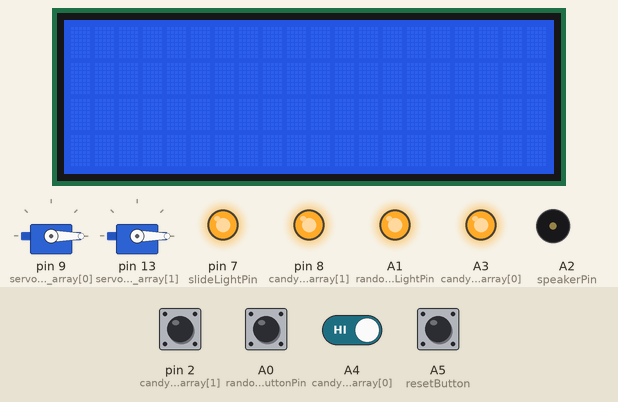
Recording of a program running on a simulated Arduino Nano, built with avr-gcc and run on an emulated ATmega328P. Parts: 2 × servo, 20×4 character LCD, output pins drawn as LEDs (lit = HIGH), buzzer (waves = sounding). The test bench sets the inputs (shaded band); at power-on: A0 (randomButtonPin), A4 (candy_button_pins_array[0]), A5 (resetButton), pin 2 (candy_button_pins_array[1]) HIGH. Random numbers use the default seed unless the program sets one; EEPROM starts erased.

Above: at 4.3 s.
4.4 s: pin 2 (candy_button_pins_array[1]) pulled LOW for 0.15 s
At 5.4 s:
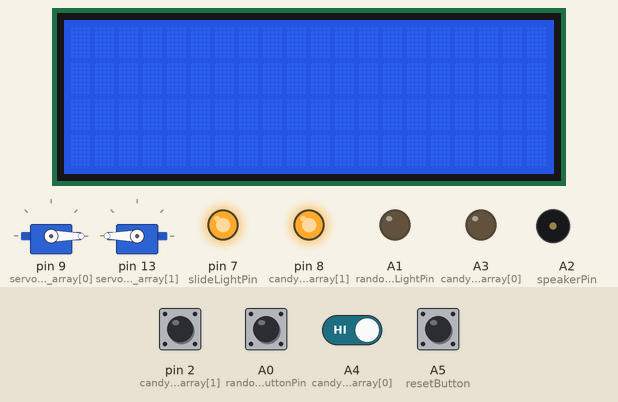
At 7.5 s:
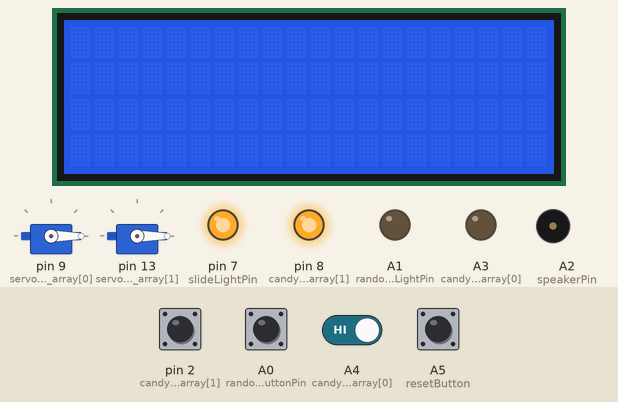
8.7 s: A4 (candy_button_pins_array[0]) driven LOW
At 11.3 s:
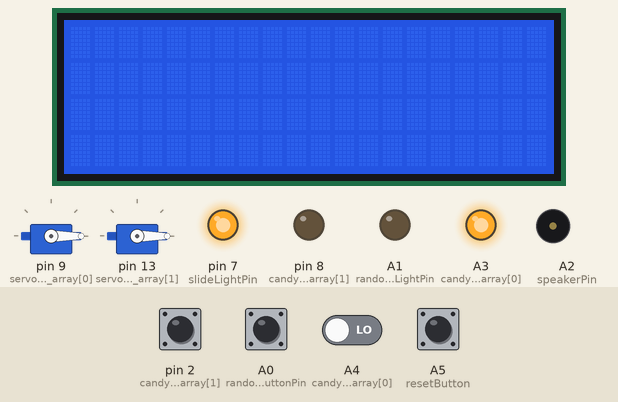
Timing chart, 0 to 11.8 s (numbered marks = the images above; inputs shaded):
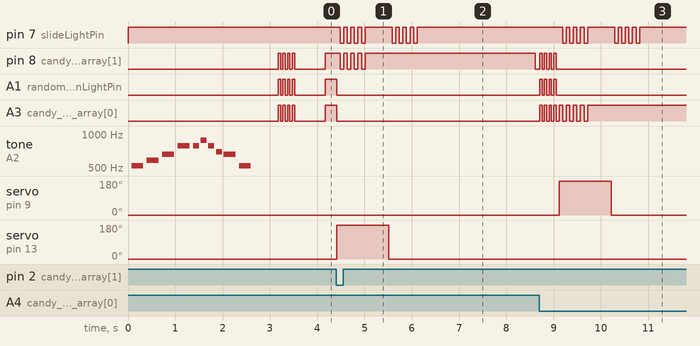

Measured:
- after the input at 4.4 s, pin 7 (slideLightPin): goes 3 × (LOW 0.08 s, HIGH 0.08 s), LOW 0.08 s, HIGH 0.58 s, 3 × (LOW 0.08 s, HIGH 0.08 s), LOW 0.08 s, then HIGH, starting after 0.09 s; servo on pin 13 (servos_pins_array[1]): 0° → 180° at once, → 0° 1.1 s later
- after the input at 8.7 s, pin 7 (slideLightPin): goes 3 × (LOW 0.08 s, HIGH 0.08 s), LOW 0.08 s, HIGH 0.58 s, 3 × (LOW 0.08 s, HIGH 0.08 s), LOW 0.08 s, then HIGH, starting after 0.49 s; servo on pin 9 (servos_pins_array[0]): 0° → 180° after 0.42 s, → 0° 1.1 s later

The program:

main.cpp
```cpp
#include <Arduino.h>
#include <LiquidCrystal.h>
#include <Servo.h>
#include <Wire.h>
#include <eepromhelper.h>
#include <lcdhelper.h>
#include <light_sound_helper.h>

// Servo myTopservo; // create servo object to control a servo

bool ALLOW_SERIAL = false;
int resetButton = A5;
int slideLightPin = 7;

// to add more candy chutes, only need to change this section
Servo servos_array[] = { Servo(), Servo() };
int servos_pins_array[] = { 9, 13 };
int candy_button_pins_array[] = { A4, 2 };
int candy_light_pins_array[] = { A3, 8 };
int candy_given_count_array[] = { 0, 0 };
const int NUMBER_CANDYCHUTES = 2;
String candy_names_array[] = { "Smarties", "Coffee Crisp" };
// end chutes

int randomButtonPin = A0;
int randomButtonLightPin = A1;
int randomButtonPressCount = 0;
int randomWinnerCount = 0;

const int speakerPin = A2;

LiquidCrystal lcd(12, 11, 10, 6, 5, 4, 3);
eeprom_config_struct eepromsave;

int pressed_button = -1;
int currentLightState = HIGH;
int currentCandyButtonState = LOW;
int currentRandomButtonState = HIGH;
unsigned long lastPulseTime = 0;
unsigned long lastRandomButtonStateChange = 0;
unsigned long lastCandyButtonStateChange = 0;
int bonusChancePercentage = 20; // change this for higher or lower bonus chance on random

const int BONUS_RESULT = -1;
const int SERVO_CANDY_CYCLE_DELAY = 500;
const long candyLightPulseLengthMs = 1000;
const long activateLightsPulseLengthMs = 75;
const int DEBOUNCE_TIME_MILLIS = 100;
const int flashCountOnCandy = 4;
const boolean RESET_EEPROM = false; // set to true and next boot will clear eeprom

void turnAllCandyLightsOnOrOff(bool turnOn)
{
    for (int i = 0; i < NUMBER_CANDYCHUTES; i++) {
        digitalWrite(candy_light_pins_array[i], turnOn ? HIGH : LOW);
        digitalWrite(randomButtonLightPin, turnOn ? HIGH : LOW);
    }
}

void detachServos()
{
    for (int i = 0; i < NUMBER_CANDYCHUTES; i++) {
        servos_array[i].detach(); // stops jitter. @todo move to after longer delay to give friction time
    }
}

void setLCDstartingText()
{
    lcd.clear();
    setFirstLine(candy_names_array[0] + ": " + String(candy_given_count_array[0]), lcd); // change text to whatever you like. keep it clean!
    setSecondLine(candy_names_array[1] + ": " + String(candy_given_count_array[1]), lcd);
    setThirdLine("Bonus Wins: " + String(randomWinnerCount), lcd);
    setFourthLine("Bonus Tries: " + String(randomButtonPressCount), lcd);
}

void setLCDdispensingText(int buttonPressed)
{
    lcd.clear();
    setFirstLine("********************", lcd);
    setSecondLine(candy_names_array[buttonPressed] + " !!", lcd);
    setThirdLine(" # Trick-or-Treat # ", lcd);
    setFourthLine("********************", lcd);
}
void setBonusWinnerText()
{
    lcd.clear();
    setFirstLine("********************", lcd);
    setSecondLine(String(randomWinnerCount) + " Winner!!", lcd);
    setThirdLine(" # Trick-or-Treat # ", lcd);
    setFourthLine("********************", lcd);
}

void resetEEPROM()
{
    for (int i = 0; i < NUMBER_CANDYCHUTES; i++) {
        eepromsave.candy_counts[i] = 0;
        candy_given_count_array[i] = 0;
    }
    eepromsave.randomButtonPressCount = 0;
    eepromsave.randomWinnerCount = 0;
    randomWinnerCount = 0;
    randomButtonPressCount = 0;

    EEPROM_writeAnything(EEPROM_SAVELOCATION, eepromsave);
}

void setup()
{
    if (ALLOW_SERIAL) {
        Serial.begin(9600);
    }

    if (RESET_EEPROM) {
        resetEEPROM();
    }

    EEPROM_readAnything(EEPROM_SAVELOCATION, eepromsave);
    randomButtonPressCount = eepromsave.randomButtonPressCount;
    randomWinnerCount = eepromsave.randomWinnerCount;

    randomSeed(millis() + analogRead(A6));

    for (int i = 0; i < NUMBER_CANDYCHUTES; i++) {
        candy_given_count_array[i] = eepromsave.candy_counts[i];
        pinMode(candy_button_pins_array[i], INPUT_PULLUP);
        pinMode(candy_light_pins_array[i], OUTPUT);
        servos_array[i].attach(servos_pins_array[i]);
        servos_array[i].write(0);
    }

    pinMode(randomButtonPin, INPUT_PULLUP);
    pinMode(randomButtonLightPin, OUTPUT);
    pinMode(resetButton, INPUT_PULLUP);
    pinMode(slideLightPin, OUTPUT);
    pinMode(speakerPin, OUTPUT);
    digitalWrite(slideLightPin, HIGH);

    lcd.begin(20, 4); // columns, rows.  use 16,2 for a 16x2 LCD, etc.
    lcd.clear(); // start with a blank screen
    setLCDstartingText();
    playBonusTune(speakerPin);
    delay(SERVO_CANDY_CYCLE_DELAY);
    detachServos();
}

void loop()
{
    if ((millis() - lastPulseTime) > candyLightPulseLengthMs) {

        if (currentLightState == HIGH) {
            turnAllCandyLightsOnOrOff(false);
            currentLightState = LOW;
            // blinkCursorOnScreen(true);
        } else if (currentLightState == LOW) {
            turnAllCandyLightsOnOrOff(true);
            currentLightState = HIGH;
            // blinkCursorOnScreen(false);
        }
        lastPulseTime = millis();
    }

    pressed_button = -1;
    for (int i = 0; i < NUMBER_CANDYCHUTES; i++) {
        if (digitalRead(candy_button_pins_array[i]) == LOW) {
            pressed_button = i;
            break;
        }
    }

    if (currentRandomButtonState == HIGH && (millis() - lastRandomButtonStateChange) > DEBOUNCE_TIME_MILLIS) {
        if (digitalRead(randomButtonPin) == LOW) {
            currentRandomButtonState = LOW;
            lastRandomButtonStateChange = millis();
            int randNum = random(100);
            int candyChuteIndexOrBonus;
            if (randNum < bonusChancePercentage) {
                candyChuteIndexOrBonus = BONUS_RESULT;
            } else {
                candyChuteIndexOrBonus = random(NUMBER_CANDYCHUTES);
            }
            randomButtonPressCount++;
            lcd.clear();
            setBonusWinnerText();
            setFourthLine("Bonus!: " + String(randNum) + " " + String(candyChuteIndexOrBonus) + " " + String(bonusChancePercentage), lcd);
            if (candyChuteIndexOrBonus == BONUS_RESULT) {
                randomWinnerCount++;

                // First loop to move servos to 180
                for (int i = 0; i < NUMBER_CANDYCHUTES; i++) {
                    servos_array[i].attach(servos_pins_array[i]);
                    servos_array[i].write(180);
                }

                 for (int i = 0; i < 3; i++) {
                    digitalWrite(randomButtonLightPin, HIGH);
                    delay(100);
                    digitalWrite(randomButtonLightPin, LOW);
                    delay(100);
                }

                playBonusTune(speakerPin);
                delay(SERVO_CANDY_CYCLE_DELAY);


                // Second loop to move servos back to 0
                for (int i = 0; i < NUMBER_CANDYCHUTES; i++) {
                    servos_array[i].write(0);
                }
                 delay(SERVO_CANDY_CYCLE_DELAY);
                 detachServos();
            } else {
                pressed_button = candyChuteIndexOrBonus;
            }
            eepromsave.randomWinnerCount = randomWinnerCount;
            eepromsave.randomButtonPressCount = randomButtonPressCount;
            EEPROM_writeAnything(EEPROM_SAVELOCATION, eepromsave);
            setLCDstartingText();

        }
    }
    if (currentRandomButtonState == LOW && digitalRead(randomButtonPin) == HIGH) {

        currentRandomButtonState = HIGH;
    }

    if (pressed_button >= 0 && (currentCandyButtonState == HIGH) && ((millis() - lastCandyButtonStateChange) > DEBOUNCE_TIME_MILLIS)) {
        currentCandyButtonState = LOW;
        lastCandyButtonStateChange = millis();
        candy_given_count_array[pressed_button]++;
        setLCDdispensingText(pressed_button);

        servos_array[pressed_button].attach(servos_pins_array[pressed_button]);
        servos_array[pressed_button].write(180);

        turnAllCandyLightsOnOrOff(false);
        for (int i = 0; i < flashCountOnCandy; i++) {
            digitalWrite(candy_light_pins_array[pressed_button], HIGH);
            digitalWrite(slideLightPin, HIGH);
            delay(activateLightsPulseLengthMs);
            digitalWrite(candy_light_pins_array[pressed_button], LOW);
            digitalWrite(slideLightPin, LOW);
            delay(activateLightsPulseLengthMs);
        }

        digitalWrite(candy_light_pins_array[pressed_button], HIGH);
        digitalWrite(slideLightPin, HIGH);

        delay(SERVO_CANDY_CYCLE_DELAY);

        servos_array[pressed_button].write(0);

        for (int i = 0; i < flashCountOnCandy; i++) {
            digitalWrite(slideLightPin, HIGH);
            delay(75);
            digitalWrite(slideLightPin, LOW);
            delay(75);
        }
        digitalWrite(slideLightPin, HIGH);
        delay(2500);
        detachServos();
        turnAllCandyLightsOnOrOff(false);
        lastPulseTime = millis();
        eepromsave.candy_counts[pressed_button] = candy_given_count_array[pressed_button];
        EEPROM_writeAnything(EEPROM_SAVELOCATION, eepromsave);
        lcd.clear();
        setLCDstartingText();
    }

    if (currentCandyButtonState == LOW && (pressed_button < 0 || digitalRead(candy_button_pins_array[pressed_button]) == HIGH) && (millis() - lastCandyButtonStateChange > DEBOUNCE_TIME_MILLIS)) {
        currentCandyButtonState = HIGH;
        lastCandyButtonStateChange = millis();
        for (int i = 0; i < flashCountOnCandy; i++) {
            turnAllCandyLightsOnOrOff(true);
            delay(50);
            turnAllCandyLightsOnOrOff(false);
            delay(50);
        }
    }

    if (digitalRead(resetButton) == LOW) {
        resetEEPROM();
        lcd.clear();
        setFirstLine("Reset candy count", lcd);
        delay(2000);
        setLCDstartingText();
    }
}
```

eepromhelper.h
```cpp
#include <EEPROM.h>
#include <Arduino.h>  // for type definitions

template <class T> int EEPROM_writeAnything(int ee, const T& value)
{
    const byte* p = (const byte*)(const void*)&value;
    unsigned int i;
    for (i = 0; i < sizeof(value); i++)
          EEPROM.write(ee++, *p++);
    return i;
}

template <class T> int EEPROM_readAnything(int ee, T& value)
{
    byte* p = (byte*)(void*)&value;
    unsigned int i;
    for (i = 0; i < sizeof(value); i++)
          *p++ = EEPROM.read(ee++);
    return i;
}

//eeprom saved values
struct eeprom_config_struct
{
  int candy_counts[10];
  int randomButtonPressCount;
  int randomWinnerCount;
};


extern eeprom_config_struct eepromsave;

const int EEPROM_SAVELOCATION = 0;
```

light_sound_helper.cpp
```cpp
#include "light_sound_helper.h"
#include <Arduino.h>

#define NOTE_C5 523
#define NOTE_D5 587
#define NOTE_E5 659
#define NOTE_F5 698
#define NOTE_G5 784
#define NOTE_A5 880

int melody[] = {
    NOTE_C5, NOTE_D5, NOTE_E5, NOTE_G5, NOTE_G5,
    NOTE_A5, NOTE_G5, NOTE_F5, NOTE_E5, NOTE_C5
};

int noteDurations[] = {
    4, 4, 4, 4, 8,
    8, 8, 8, 4, 4
};

void playHappyTune(int speakerPin)
{
    for (int thisNote = 0; thisNote < sizeof(melody) / sizeof(int); thisNote++) {
        int noteDuration = 1000 / noteDurations[thisNote];
        tone(speakerPin, melody[thisNote], noteDuration);

        int pauseBetweenNotes = noteDuration * 1.30;
        delay(pauseBetweenNotes);

        noTone(speakerPin);
    }
}

void playBonusTune(int speakerPin)
{
    playHappyTune(speakerPin);
}
```

light_sound_helper.h
```cpp
// light_sound_helper.h

#ifndef LIGHT_SOUND_HELPER_H
#define LIGHT_SOUND_HELPER_H


void playBonusTune(int speakerPin);

#endif
```

lcdhelper.cpp
```cpp
#include <Wire.h>
#include <LiquidCrystal.h>

void setFirstLine(String line, LiquidCrystal lcd){
  lcd.setCursor(0, 0);
  lcd.print(line);
}

void setSecondLine(String line, LiquidCrystal lcd) {
  lcd.setCursor(0, 1);
  lcd.print(line);
}

void setThirdLine(String line, LiquidCrystal lcd){
  lcd.setCursor(0, 2);
  lcd.print(line);
}

void setFourthLine(String line, LiquidCrystal lcd) {
  lcd.setCursor(0, 3);
  lcd.print(line);
}
```

lcdhelper.h
```cpp
#ifndef lcdhelper_h
#define lcdhelper_h
#include <Wire.h>
#include <LiquidCrystal.h>

void setFirstLine(String line, LiquidCrystal lcd);
void setSecondLine(String line, LiquidCrystal lcd);
void setThirdLine(String line, LiquidCrystal lcd);
void setFourthLine(String line, LiquidCrystal lcd);
#endif
```
